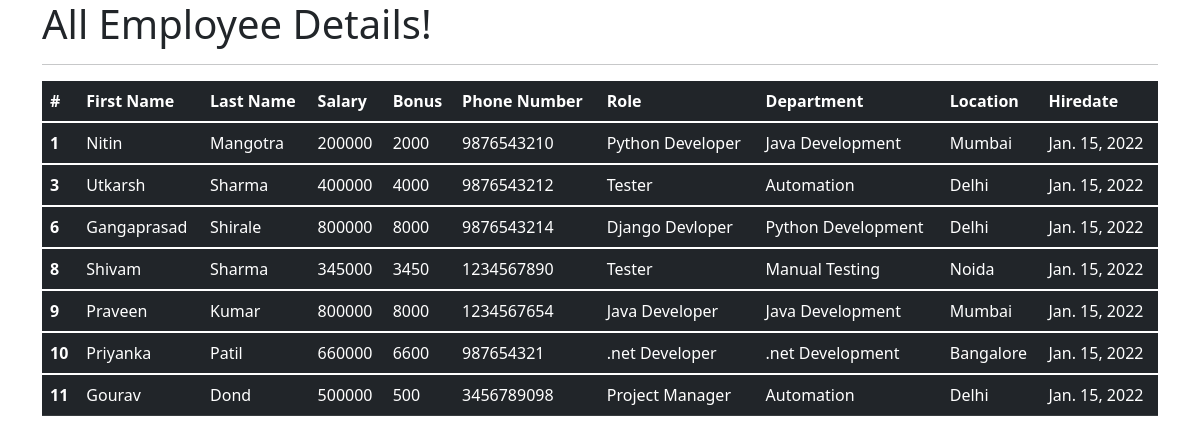
The app's page /all_emp with its own data.
### emp_app/models.py (models this page shows, shortened)
class Employee(models.Model):
    first_name = models.CharField(max_length=100, null=False)
    last_name = models.CharField(max_length=100)
    dept = models.ForeignKey(Department, on_delete=models.CASCADE)
    salary = models.IntegerField(default=0)
    bonus = models.IntegerField(default=0)
    role = models.ForeignKey(Role, on_delete=models.CASCADE)
    phone = models.IntegerField(default=0)
    hire_date = models.DateField()
    def __str__(self):
        return "%s %s %s" %(self.first_name, self.last_name, self.phone)

class Role(models.Model):
    name = models.CharField(max_length=100, null=False)

class Department(models.Model):
    name = models.CharField(max_length=100,null=False)
    location = models.CharField(max_length=100)

### emp_app/views.py (the view)
# urls.py: path('all_emp', views.all_emp, name='all_emp'),
def all_emp(request):
    emps = Employee.objects.all()
    context = {
        'emps': emps
    }
    print(context)
    return render(request, 'view_all_emp.html', context)

### emp_app/templates/view_all_emp.html (shortened to what this page needs)
<!DOCTYPE html>
<html lang="en">
<head>
  <link href="https://cdn.jsdelivr.net/npm/bootstrap@5.1.3/dist/css/bootstrap.min.css" rel="stylesheet">
</head>
  <body>
  <div class="container">
          <h1>All Employee Details!</h1>
      <hr>
     <table class="table table-dark">
  <thead>
    <tr>
      <th scope="col">#</th>
      <th scope="col">First Name</th>
      <th scope="col">Last Name</th>
      <th scope="col">Salary</th>
      <th scope="col">Bonus</th>
      <th scope="col">Phone Number</th>
      <th scope="col">Role</th>
      <th scope="col">Department</th>
      <th scope="col">Location</th>
      <th scope="col">Hiredate</th>
    </tr>
  </thead>
         {% for emp in emps %}
  <tbody>
    <tr>
      <th scope="row">{{emp.id}}</th>
      <td>{{emp.first_name}}</td>
      <td>{{emp.last_name}}</td>
      <td>{{emp.salary}}</td>
      <td>{{emp.bonus}}</td>
      <td>{{emp.phone}}</td>
      <td>{{emp.role.name}}</td>
      <td>{{emp.dept.name}}</td>
      <td>{{emp.dept.location}}</td>
      <td>{{emp.hire_date}}</td>
    </tr>
  </tbody>
         {% endfor %}
</table>
  </div>
  </body>
</html>

### records on screen
Employee: id "1", first_name "Nitin", last_name "Mangotra", salary "200000", bonus "2000", phone "9876543210", role.name "Python Developer", dept.name "Java Development", dept.location "Mumbai", hire_date "Jan. 15, 2022"
Employee: id "3", first_name "Utkarsh", last_name "Sharma", salary "400000", bonus "4000", phone "9876543212", role.name "Tester", dept.name "Automation", dept.location "Delhi", hire_date "Jan. 15, 2022"
Employee: id "6", first_name "Gangaprasad", last_name "Shirale", salary "800000", bonus "8000", phone "9876543214", role.name "Django Devloper", dept.name "Python Development", dept.location "Delhi", hire_date "Jan. 15, 2022"
Employee: id "8", first_name "Shivam", last_name "Sharma", salary "345000", bonus "3450", phone "1234567890", role.name "Tester", dept.name "Manual Testing", dept.location "Noida", hire_date "Jan. 15, 2022"
Employee: id "9", first_name "Praveen", last_name "Kumar", salary "800000", bonus "8000", phone "1234567654", role.name "Java Developer", dept.name "Java Development", dept.location "Mumbai", hire_date "Jan. 15, 2022"
Employee: id "10", first_name "Priyanka", last_name "Patil", salary "660000", bonus "6600", phone "987654321", role.name ".net Developer", dept.name ".net Development", dept.location "Bangalore", hire_date "Jan. 15, 2022"
Employee: id "11", first_name "Gourav", last_name "Dond", salary "500000", bonus "500", phone "3456789098", role.name "Project Manager", dept.name "Automation", dept.location "Delhi", hire_date "Jan. 15, 2022"
